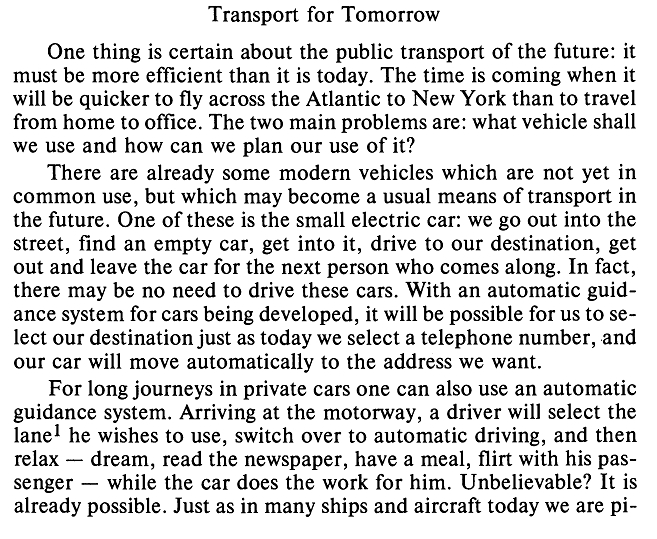
#> input picture tests/sample.jpeg, 657 x 539 px
$ python -i deskew.py   (imports and definitions only)
#> lines starting #> are read from the running program, lines starting #| are printed output that depends on the picture; after the words box and inside, x2 and y2 are one past the last pixel; in counts of white or black regions, pixels touching at a corner belong together
import cv2
import numpy as np

# Calculate skew angle of an image
def getSkewAngle(cvImage, debug: bool = False) -> float:
    # Prep image, copy, convert to gray scale, blur, and threshold
    newImage = cvImage.copy()
    gray = cv2.cvtColor(newImage, cv2.COLOR_BGR2GRAY)
    blur = cv2.GaussianBlur(gray, (9, 9), 0)
    thresh = cv2.threshold(blur, 0, 255, cv2.THRESH_BINARY_INV + cv2.THRESH_OTSU)[1]
    if debug:
        cv2.imshow('Gray', gray)
        cv2.imshow('Blur', blur)
        cv2.imshow('Thresh', thresh)
        cv2.waitKey()

    # Apply dilate to merge text into meaningful lines/paragraphs.
    # Use larger kernel on X axis to merge characters into single line, cancelling out any spaces.
    # But use smaller kernel on Y axis to separate between different blocks of text
    kernel = cv2.getStructuringElement(cv2.MORPH_RECT, (30, 5))
    dilate = cv2.dilate(thresh, kernel, iterations=5)
    if debug:
        cv2.imshow('Dilate', dilate)
        cv2.waitKey()

    # Find all contours
    contours, hierarchy = cv2.findContours(dilate, cv2.RETR_LIST, cv2.CHAIN_APPROX_SIMPLE)
    contours = sorted(contours, key = cv2.contourArea, reverse = True)
    if debug:
        temp1 = cv2.drawContours(newImage.copy(), contours, -1, (255, 0, 0), 2)
        cv2.imshow('All Contours', temp1)
        cv2.waitKey()

    # Find largest contour and surround in min area box
    largestContour = contours[0]
    minAreaRect = cv2.minAreaRect(largestContour)
    if debug:
        minAreaRectContour = np.int0(cv2.boxPoints(minAreaRect))
        temp2 = cv2.drawContours(newImage.copy(), [minAreaRectContour], -1, (255, 0, 0), 2)
        cv2.imshow('Largest Contour', temp2)
        cv2.waitKey()

    # Determine the angle. Convert it to the value that was originally used to obtain skewed image
    angle = minAreaRect[-1]
    if angle < -45:
        angle = 90 + angle
        return -1.0 * angle
    elif angle > 45:
        angle = 90 - angle
        return angle
    return -1.0 * angle

    # As your page gets more complex you might want to look into more advanced angle calculations
    #
    # Maybe use the average angle of all contours.
    # allContourAngles = [cv2.minAreaRect(c)[-1] for c in contours]
    # angle = sum(allContourAngles) / len(allContourAngles)
    #
    # Maybe take the angle of the middle contour.
    # middleContour = contours[len(contours) // 2]
    # angle = cv2.minAreaRect(middleContour)[-1]
    #
    # Maybe average angle between largest, smallest and middle contours.
    # largestContour = contours[0]
    # middleContour = contours[len(contours) // 2]
    # smallestContour = contours[-1]
    # angle = sum([cv2.minAreaRect(largestContour)[-1], cv2.minAreaRect(middleContour)[-1], cv2.minAreaRect(smallestContour)[-1]]) / 3
    #
    # Experiment and find out what works best for your case.

# Rotate the image around its center
def rotateImage(cvImage, angle: float):
    newImage = cvImage.copy()
    (h, w) = newImage.shape[:2]
    center = (w // 2, h // 2)
    M = cv2.getRotationMatrix2D(center, angle, 1.0)
    newImage = cv2.warpAffine(newImage, M, (w, h), flags=cv2.INTER_CUBIC, borderMode=cv2.BORDER_REPLICATE)
    return newImage

# Deskew image
def deskew(cvImage):
    angle = getSkewAngle(cvImage)
    return rotateImage(cvImage, -1.0 * angle)

>>> import cv2
>>> picture = cv2.imread('sample.jpeg')
#> picture is the input picture: shape (539, 657, 3); min 0, max 255, mean 216.7
>>> result = deskew(picture)
#> in getSkewAngle, `blur = cv2.GaussianBlur(gray, (9, 9), 0)`:
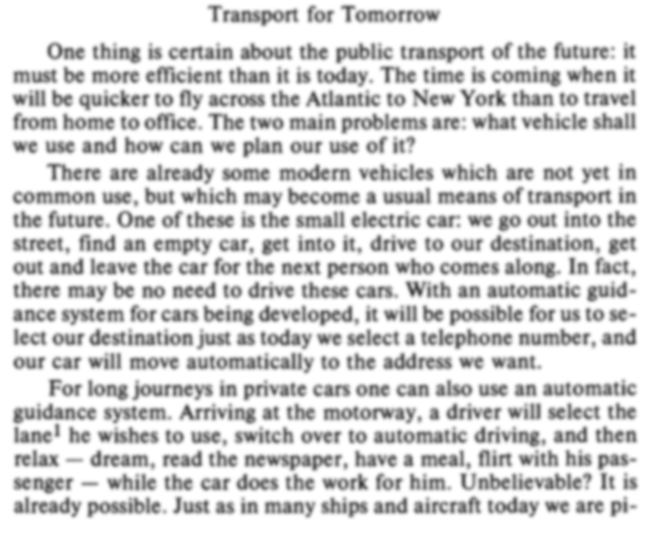
#> blur: shape (539, 657); min 62, max 255, mean 216.7
#> in getSkewAngle, `thresh = cv2.threshold(blur, 0, 255, cv2.THRESH_BINARY_INV + cv2.THRES..`:
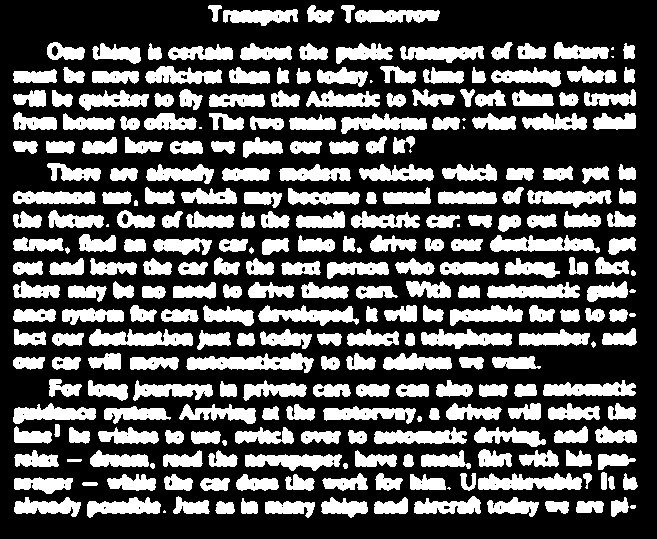
#> thresh: shape (539, 657); 34% white; 285 white regions (11 under 20 px), largest, box (x1, y1, x2, y2) and area: (186, 352, 314, 373) 1504, (478, 473, 582, 490) 1240, (490, 235, 600, 253) 1238
#> in getSkewAngle, `dilate = cv2.dilate(thresh, kernel, iterations=5)`:
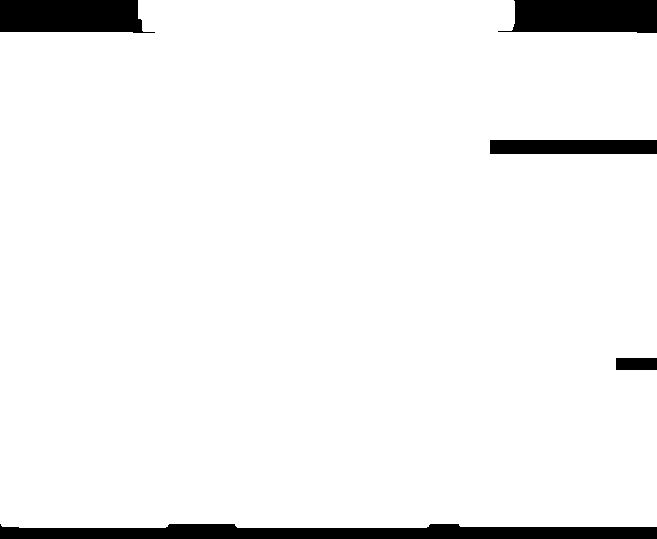
#> dilate: shape (539, 657); 94.4% white; 5 black regions
#> in getSkewAngle, `contours, hierarchy = cv2.findContours(dilate, cv2.RETR_LIST, cv2.CHAI..`: contours = 1 contour; box (x1, y1, x2, y2) and area: (0, 0, 657, 528) 332948
#> in getSkewAngle, `largestContour = contours[0]`: largestContour = contour of 63 points, box (x1, y1, x2, y2) (0, 0, 657, 528), area 332948
#> in getSkewAngle, `minAreaRect = cv2.minAreaRect(largestContour)`: minAreaRect = ((328, 263.5), (527, 656), -90)
#> in getSkewAngle, `angle = minAreaRect[-1]`: angle = -90
#> in getSkewAngle, `angle = 90 + angle`: angle = 0

$ run again, on tests/temo.crop.png
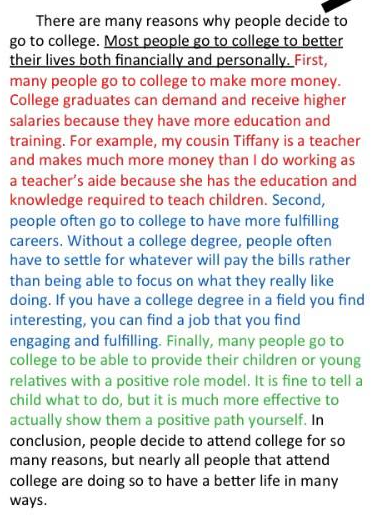
#> input picture tests/temo.crop.png, 374 x 515 px
#> picture is the input picture: shape (515, 374, 3); mean B, G, R 227.2, 228, 227.9
#> in getSkewAngle, `thresh = cv2.threshold(blur, 0, 255, cv2.THRESH_BINARY_INV + cv2.THRES..`:
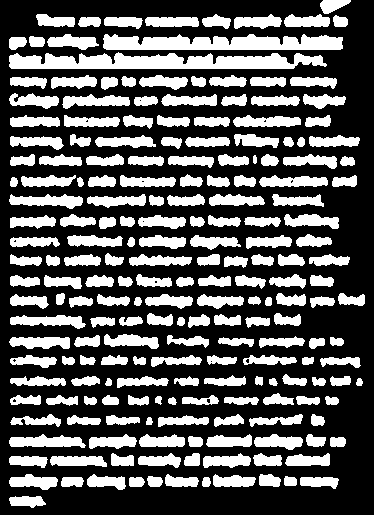
#> thresh: shape (515, 374); 33.9% white; 207 white regions, largest, box (x1, y1, x2, y2) and area: (9, 52, 327, 69) 3893, (103, 34, 343, 50) 3048, (9, 434, 86, 448) 722
#> in getSkewAngle, `dilate = cv2.dilate(thresh, kernel, iterations=5)`:
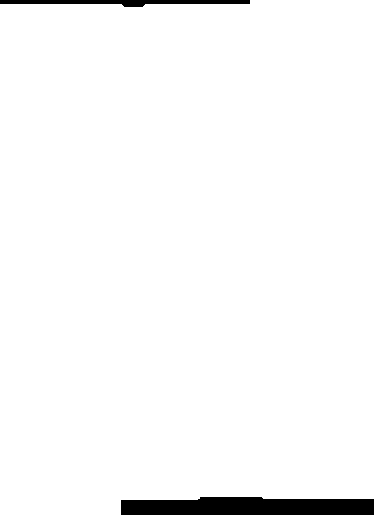
#> dilate: shape (515, 374); 97.3% white; 2 black regions
#> contours = 1 contour; box (x1, y1, x2, y2) and area: (0, 0, 374, 515) 186564
#> largestContour = contour of 21 points, box (x1, y1, x2, y2) (0, 0, 374, 515), area 186564
#> minAreaRect = ((186.5, 257), (514, 373), -90)
#> in getSkewAngle, `angle = minAreaRect[-1]`: angle = -90
#> in getSkewAngle, `angle = 90 + angle`: angle = 0

$ run again, on tests/temp.jpg
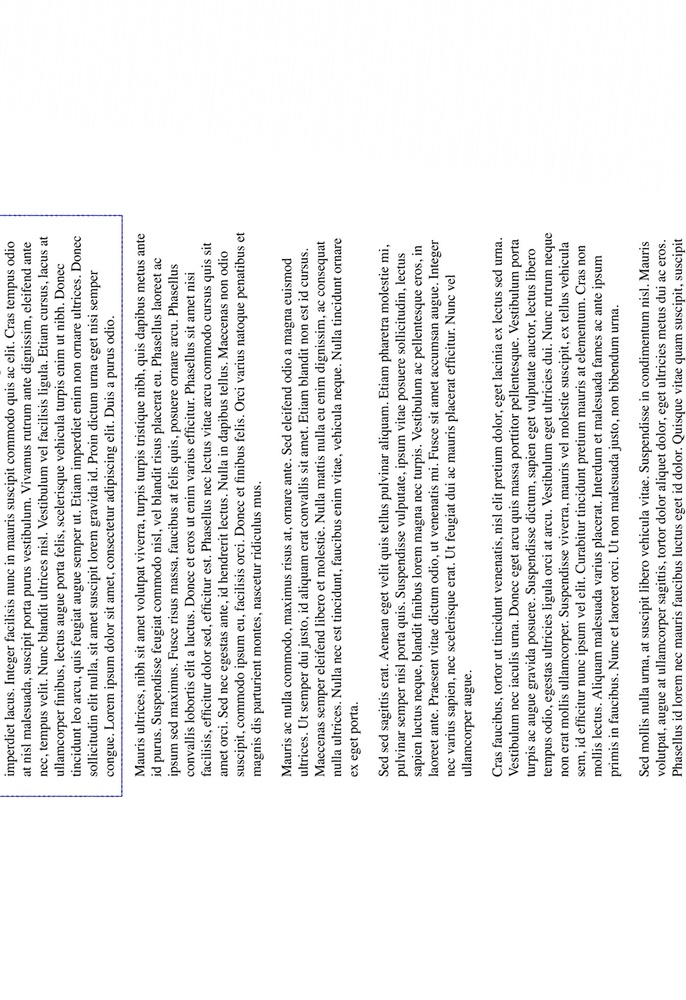
#> input picture tests/temp.jpg, 686 x 1000 px, shrunk from 1144 x 1668 before the run
#> picture is the input picture: shape (1000, 686, 3); mean B, G, R 238.1, 238, 238
#> in getSkewAngle, `thresh = cv2.threshold(blur, 0, 255, cv2.THRESH_BINARY_INV + cv2.THRES..`:
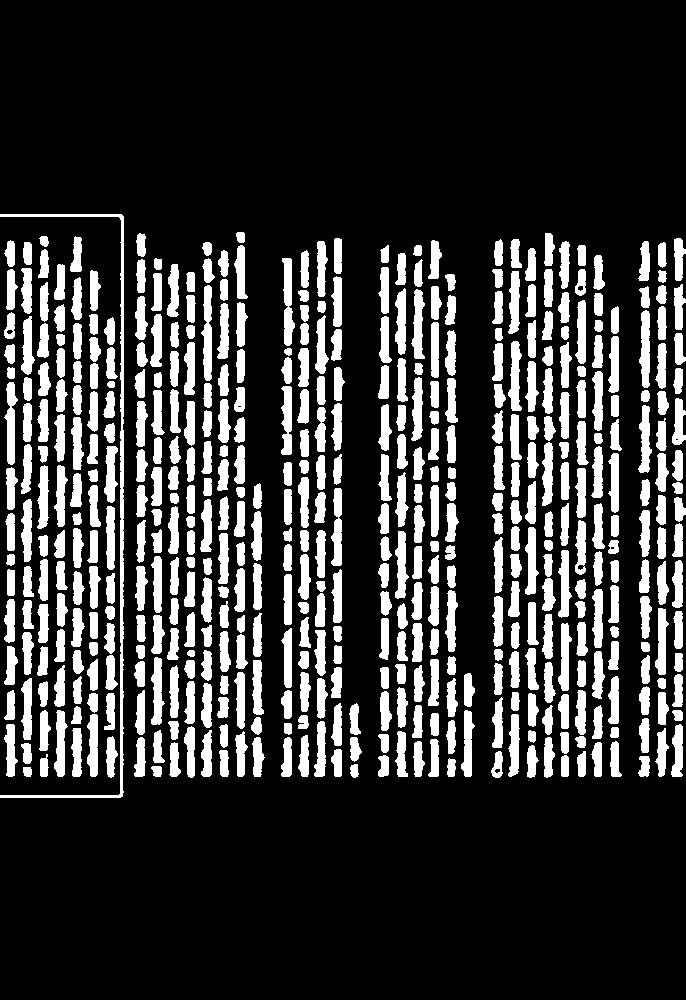
#> thresh: shape (1000, 686); 20.7% white; 498 white regions, largest, box (x1, y1, x2, y2) and area: (0, 214, 124, 798) 2681, (201, 285, 212, 381) 744, (282, 258, 295, 346) 713
#> in getSkewAngle, `dilate = cv2.dilate(thresh, kernel, iterations=5)`:
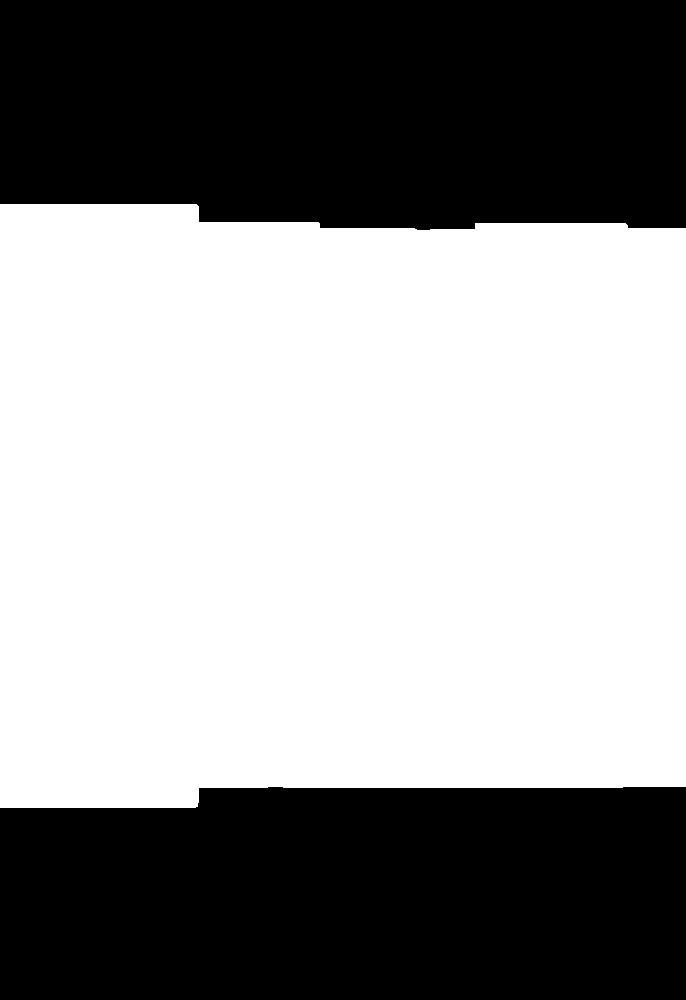
#> dilate: shape (1000, 686); 57.5% white; 2 black regions
#> contours = 1 contour; box (x1, y1, x2, y2) and area: (0, 204, 686, 808) 392954
#> largestContour = contour of 38 points, box (x1, y1, x2, y2) (0, 204, 686, 808), area 392954
#> minAreaRect = ((342.5, 505.5), (603, 685), -90)
#> in getSkewAngle, `angle = minAreaRect[-1]`: angle = -90
#> in getSkewAngle, `angle = 90 + angle`: angle = 0
